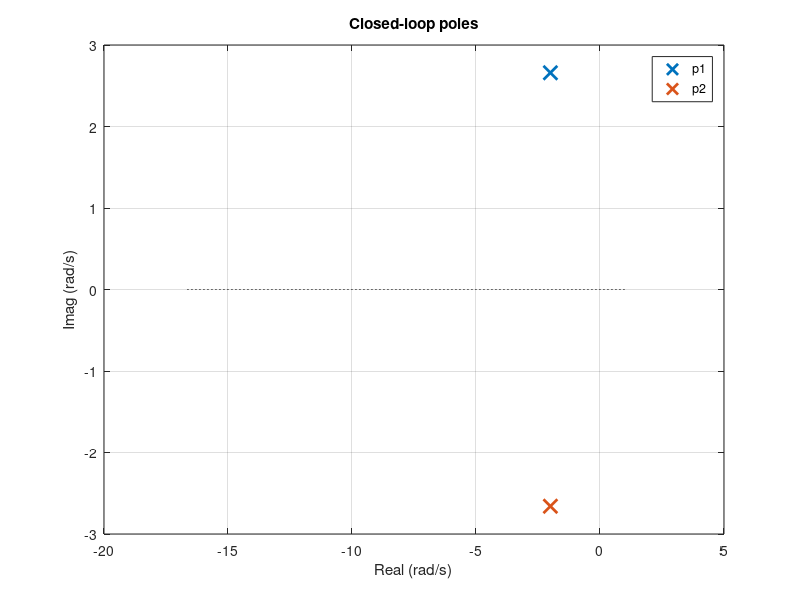
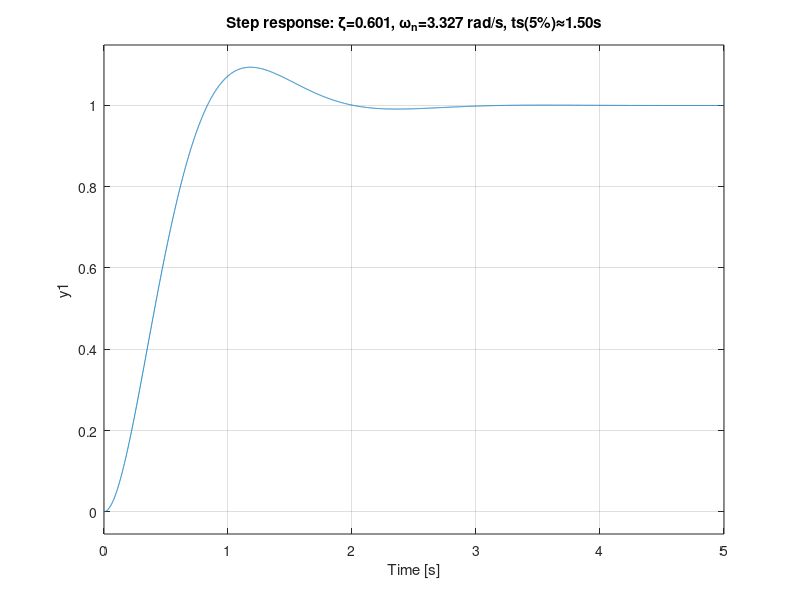

Write MATLAB code to recreate these figures, in order.
%% design_PD_gains.m
% Design PD gains K1 and K2 for spacecraft pointing (ASEN lab)
% Requirements: 5% settling time < 1.5 s, overshoot < 10%
% Uses uploaded file named like "2025_003_3d_updated*"
clear; close all; clc;

%% 1) Try to locate/load the uploaded data file
fname_list = dir('2025_003_3d_updated');
I = []; file_used = '';
if ~isempty(fname_list)
    % pick first matching file
    fname = fname_list(1).name;
    file_used = fname;
    fprintf('Found file: %s\n', fname);
    [~,~,ext] = fileparts(fname);
    try
        switch lower(ext)
            case '.mat'
                data = load(fname);
                % attempt common variable names
                candidates = {'I','I_sc','Is','I_spacecraft','I_sc_measured','I_meas','I_sc_kgm2'};
                for k=1:length(candidates)
                    name = candidates{k};
                    if isfield(data,name)
                        I = data.(name);
                        fprintf('Using variable "%s" from %s as I (kg*m^2).\n', name, fname);
                        break;
                    end
                end
                % if still empty, try to find any scalar variable that looks like inertia
                if isempty(I)
                    vars = fieldnames(data);
                    for k=1:length(vars)
                        val = data.(vars{k});
                        if isscalar(val) && isnumeric(val)
                            % Heuristic: inertia typically ~1e-4..1e1 ; we won't filter too strictly
                            I = val;
                            fprintf('No named inertia found; using scalar variable "%s" from file as I.\n', vars{k});
                            break;
                        end
                    end
                end
            case {'.csv','.txt'}
                T = readtable(fname);
                % look for column names
                colNames = T.Properties.VariableNames;
                candidates = {'I','I_sc','I_meas','I_spacecraft','I_kgm2','moment_of_inertia','MOI'};
                found = false;
                for k=1:length(candidates)
                    if any(strcmpi(colNames,candidates{k}))
                        I = T{:,candidates{k}};
                        if isvector(I), I = I(1); end
                        fprintf('Using column "%s" from %s as I (kg*m^2).\n', candidates{k}, fname);
                        found = true; break;
                    end
                end
                if ~found
                    % try numeric columns: take first scalar entry from first numeric column
                    numericCols = varfun(@isnumeric, T, 'OutputFormat','uniform');
                    if any(numericCols)
                        cidx = find(numericCols,1,'first');
                        col = T{:,cidx};
                        if isvector(col)
                            I = col(1);
                            fprintf('No inertia column found; using first numeric column value as I.\n');
                        end
                    end
                end
            otherwise
                fprintf('Unknown extension "%s". Will prompt for I if not found.\n', ext);
        end
    catch ME
        warning('Error loading file: %s\nWill prompt for I. Error: %s', fname, ME.message);
        I = [];
    end
else
    fprintf('No file named "2025_003_3d_updated*" found in current folder.\n');
end

%% 2) If I not found, prompt the user (safe fallback)
if isempty(I)
    fprintf(['Could not automatically find I (moment of inertia) in the file.\n'...
             'Please enter measured spacecraft moment of inertia I (in kg*m^2).\n']);
    I = input('I (kg*m^2) = ');
    if isempty(I) || ~isnumeric(I) || I<=0
        error('Valid positive I required to proceed.');
    end
else
    % If I was read as an array, make it scalar by taking mean
    if ~isscalar(I)
        I = mean(I(:));
        fprintf('Using mean value I = %.6g kg*m^2\n', I);
    end
end

%% 3) Design specs -> compute required damping ratio and natural frequency
Mp_req = 0.10;     % maximum overshoot (10%)
ts_req = 1.5;      % settling time (5%) < 1.5 s

% Closed-form for zeta from percent overshoot
% Mp = exp(-pi*zeta / sqrt(1-zeta^2))  => zeta = -ln(Mp)/sqrt(pi^2 + ln(Mp)^2)
zeta_min = -log(Mp_req) / sqrt(pi^2 + (log(Mp_req))^2);

% Use slight margin on damping (optional)
zeta = zeta_min + 0.01; % small margin to be conservative

% 5% settling time approx ts = 3/(zeta*omega_n) -> omega_n > 3/(zeta*ts_req)
omega_n_min = 3/(zeta*ts_req); 
% The developer message used 3/(zeta*omega_n) for ts(5%) -> consistent.
% For a minimum design choose omega_n = omega_n_min (could add margin)
omega_n = omega_n_min;

% Compute K1 and K2 in terms of I
K1 = I * omega_n^2;                 % N*m / rad
K2 = 2 * zeta * omega_n * I;        % N*m / (rad/s)

% Poles
sigma = -zeta*omega_n;
omega_d = omega_n * sqrt(max(0,1-zeta^2));
p1 = sigma + 1i*omega_d;
p2 = sigma - 1i*omega_d;

%% 4) Display results (symbolic formula + numeric)
fprintf('\nDesign results (numeric):\n');
fprintf('Measured I = %.6g kg*m^2\n', I);
fprintf('Required max overshoot = %.1f%% -> min damping zeta_min = %.4f\n', Mp_req*100, zeta_min);
fprintf('Using zeta (with small margin) = %.4f\n', zeta);
fprintf('To meet ts(5%%) < %.2f s: chosen omega_n = %.4f rad/s (minimum).\n', ts_req, omega_n);
fprintf('Natural frequency omega_n = %.4f rad/s\n', omega_n);
fprintf('Damped freq omega_d = %.4f rad/s\n', omega_d);
fprintf('Closed-loop poles: p1 = %.4f %+.4fj, p2 = %.4f %+.4fj (rad/s)\n', real(p1), imag(p1), real(p2), imag(p2));
fprintf('Gains (numeric): K1 = I*omega_n^2 = %.6g N*m/rad\n', K1);
fprintf('              K2 = 2*zeta*omega_n*I = %.6g N*m/(rad/s)\n\n', K2);

% Also print formulas
fprintf('Symbolic formulas used:\n');
fprintf('  Characteristic: s^2 + (K2/I) s + (K1/I) = 0\n');
fprintf('  => omega_n = sqrt(K1/I),  zeta = K2/(2*I*omega_n)\n');
fprintf('  => K1 = I * omega_n^2,   K2 = 2 * zeta * omega_n * I\n\n');

%% 5) Plots: poles and step response of corresponding 2nd-order model
figure('Name','Poles in s-plane','NumberTitle','off');
plot(real(p1), imag(p1),'x','MarkerSize',10,'LineWidth',2); hold on;
plot(real(p2), imag(p2),'x','MarkerSize',10,'LineWidth',2);
plot([-5*omega_n 1],[0 0],'k:'); % real axis ref
xlabel('Real (rad/s)'); ylabel('Imag (rad/s)'); grid on;
title('Closed-loop poles'); legend('p1','p2');

% step response: model theta_ref -> theta (2nd-order TF)
sys = tf(omega_n^2, [1 2*zeta*omega_n omega_n^2]);
figure('Name','Step response (closed-loop 2nd-order)','NumberTitle','off');
step(sys, 0:0.001:5); % 0 to 5 seconds
title(sprintf('Step response: \\zeta=%.3f, \\omega_n=%.3f rad/s, ts(5%%)≈%.2fs', zeta, omega_n, 3/(zeta*omega_n)));
grid on;

%% 6) Quick check: compute theoretical Mp and ts(5%)
Mp_theor = exp(-pi*zeta/sqrt(1-zeta^2));
ts_theor = 3/(zeta*omega_n);
fprintf('Theoretical Mp = %.3f (%.2f%%), ts(5%%) = %.3f s\n', Mp_theor, Mp_theor*100, ts_theor);

%% 7) Save design results to file
out.name = 'PD_design_results.mat';
out.I = I; out.zeta = zeta; out.omega_n = omega_n;
out.K1 = K1; out.K2 = K2; out.poles = [p1 p2];
save(out.name,'-struct','out');
fprintf('Design results saved to %s\n', out.name);
